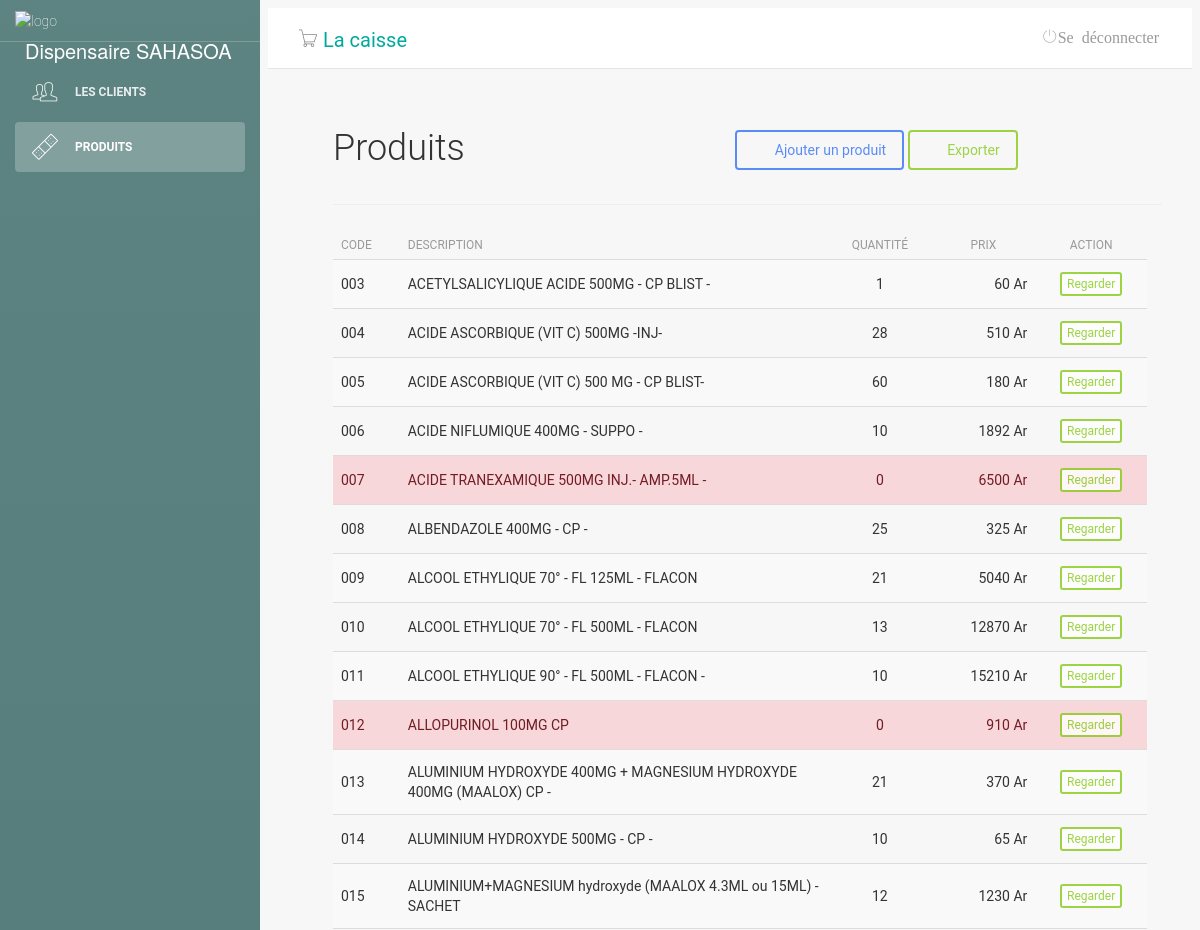
The page /main.php?pg=produtos (upper part) on the database as committed earlier.
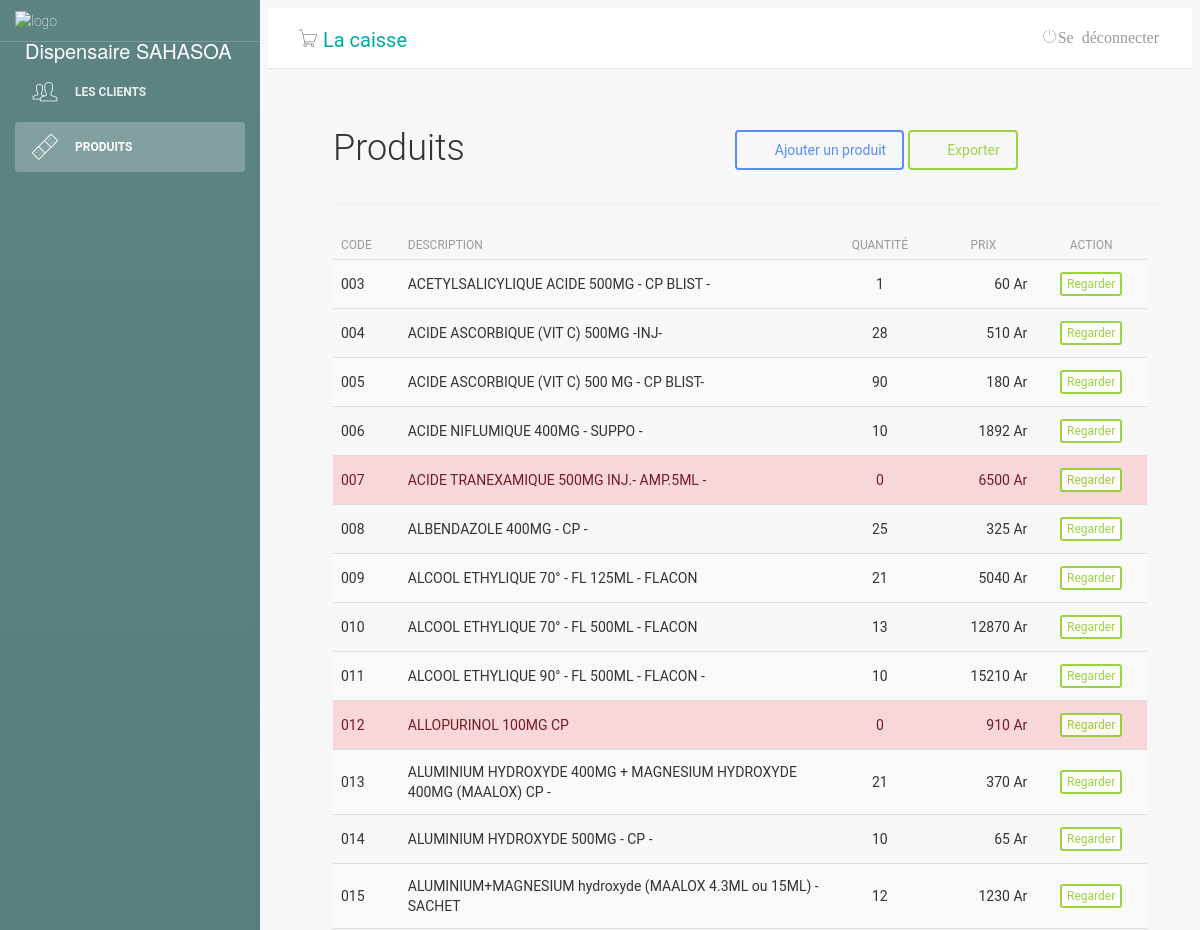
The same page on the database as committed later.
### tables this page shows
CREATE TABLE "tb_produtos" (
	"id"	INTEGER,
	"descricao"	varchar(55),
	"codInterno"	TEXT,
	"codBarras"	int(11),
	"fornecedor"	int(11),
	"custo"	NUMERIC,
	"venda"	NUMERIC,
	"principio"	varchar(55),
	"quantidade"	NUMERIC,
	"benefice"	NUMERIC,
	PRIMARY KEY("id" AUTOINCREMENT)
);

### produtos.php (the view, shortened to what this page needs)
<?php
include('classes/Mysql.php');
?>
<?php
$numRows = 0;
$itemsPerPage = 100;
$totalItemReq = $db->query('SELECT id FROM tb_produtos');
while ($row = $totalItemReq->fetch(SQLITE3_ASSOC)) {
    ++$numRows;
}
$totalItem = $numRows;
if (isset($_GET['page']) and !empty($_GET['page']) and $_GET['page'] > 0 and $_GET['page'] <= $totalItem) {
    $_GET['page'] = intval($_GET['page']);
    $currentPage = $_GET['page'];
} else {
    $currentPage = 1;
}
$begin = ($currentPage - 1) * $itemsPerPage;
$sql = $db->prepare("SELECT * FROM `tb_produtos` LIMIT $begin,$itemsPerPage");
$sql->execute();
$produtos = $sql->fetchAll();
?>
<div class="lista-cliente">
    <div id="top" class="row">
        <div class="col-sm-2">
            <h2>Produits</h2>
        </div>
        <div class="col-sm-6">
        </div>
        <div class="col-sm-4 btn-lista">
            <a class="btn btn-primary" href="?pg=adicionar-produto"><i class="fa fa-plus"></i> Ajouter un produit</a>
            <a class="btn btn-success" href="?pg=export" onclick="return window.confirm('Etes-vous vraiment sûre de vouloir éxporter le programme?');"><i class="fa fa-plus"></i> Exporter</a>
        </div>
    </div>
    <hr />
    <div id="list" class="row">
        <div class="table-responsive col-md-12">
            <table class="table table-striped" cellspacing="0" cellpadding="0">
                <thead>
                    <tr>
                        <th>Code</th>
                        <th>Description</th>
                        <th style="text-align: center;">Quantité</th>
                        <th style="text-align: center;">Prix</th>
                        <th class="actions" style="text-align: center;">Action</th>
                    </tr>
                </thead>
                <tbody>
                    <tr>
                        <?php foreach ($produtos as $value) : ?>
                            <td <?php if ($value['benefice'] < 0) {echo 'style="background-color: red;color: white;"';} if ($value['quantidade'] == 0) {echo 'style="background-color: #f8d7da;color: #721c24;"';} if ($value['codBarras'] == 1) {echo 'style="background-color: #6bddbb;color: black;"';} if ($value['custo'] == $value['venda']) {echo 'style="background-color: #fff3cd;color: #856404;"';} ?> ><?php echo $value['codInterno'] ?></td>
                            <td <?php  if ($value['quantidade'] == 0) {echo 'style="background-color: #f8d7da;color: #721c24;max-width: 300px;overflow:hidden;"';} ?> style="max-width: 300px;overflow:hidden;" ><?php echo $value['descricao'] ?></td>
                            <td <?php  if ($value['quantidade'] == 0) {echo 'style="background-color: #f8d7da;color: #721c24;text-align: center;"';} ?> style="text-align: center;"><?php echo $value['quantidade'] ?></td>
                            <td <?php  if ($value['quantidade'] == 0) {echo 'style="background-color: #f8d7da;color: #721c24;text-align:end;"';} ?> style="text-align:end;"><?php echo $value['venda']." Ar" ?></td>
                            <td class="actions" <?php  if ($value['quantidade'] == 0) {echo 'style="background-color: #f8d7da;color: #721c24;text-align: center;"';} ?> style="text-align: center;">
                                <a class="btn btn-success btn-xs" href="?pg=visualizar-produto&id=<?=$value['id']?>&page=<?=$currentPage?>" style="background-color: white;" >Regarder</a>
                            </td>
                    </tr>
                <?php
                        endforeach;
                ?>
                </tbody>
            </table>
        </div>
        <div id="bottom" class="row">
        </div>
    </div>

Rows that differ between the two databases and show on the page:
changed tb_produtos "ACIDE ASCORBIQUE (VIT C) 500 MG - CP BLIST-": quantidade "60" → "90"
